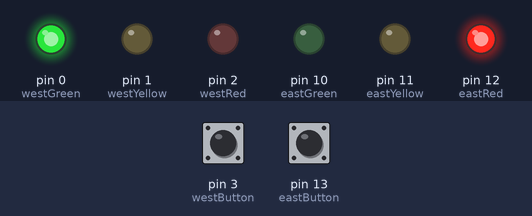
The sketch below on a simulated Arduino Uno, built with avr-gcc and run on an emulated ATmega328P. On the bench: output pins drawn as LEDs (lit = HIGH). Dashed ring = blinking. The inputs (shaded band) are chosen by the test bench; at power-on: pin 13 (eastButton) LOW, pin 3 (westButton) LOW.

Above: at 1.2 s.
1.3 s: pin 13 (eastButton) pulled HIGH for 0.15 s
At 3.6 s:
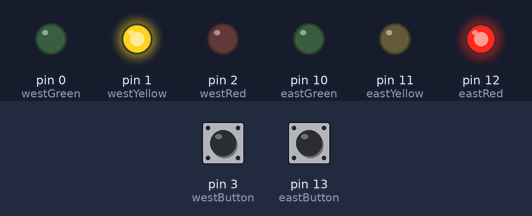
At 5.2 s:
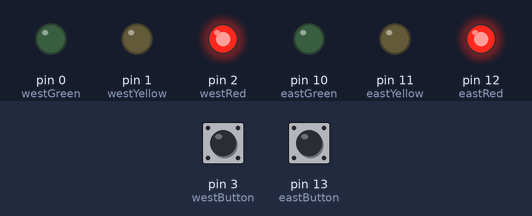
10.4 s: pin 3 (westButton) pulled HIGH for 1 s
At 17.1 s:
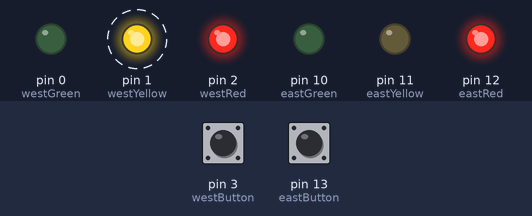
Timing chart, 0 to 22.8 s (numbered marks = the images above; inputs shaded):
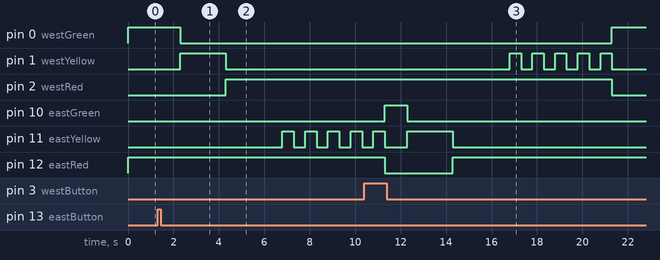

The sketch:

traficLights.ino
```cpp
#define westButton 3
#define eastButton 13
#define westRed 2
#define westYellow 1
#define westGreen 0
#define eastRed 12
#define eastYellow 11
#define eastGreen 10

#define yellowBlinkTime 500

boolean trafficWest = true;
int flowTime = 1000;
int changeDelay = 2000;

void setup() {
	pinMode(westButton, INPUT);
	pinMode(eastButton, INPUT);
	pinMode(westRed, OUTPUT);
	pinMode(westYellow, OUTPUT);
	pinMode(westGreen, OUTPUT);
	pinMode(eastRed, OUTPUT);
	pinMode(eastYellow, OUTPUT);
	pinMode(eastGreen, OUTPUT);

	digitalWrite(westRed, LOW);
	digitalWrite(westYellow, LOW);
	digitalWrite(westGreen, HIGH);

	digitalWrite(eastRed, HIGH);
	digitalWrite(eastYellow, LOW);
	digitalWrite(eastGreen, LOW);
}

void loop() {
	if (digitalRead(westButton) == HIGH) {

		if (trafficWest != true) {
			trafficWest = true;
			delay(flowTime);
			digitalWrite(eastGreen, LOW);
			digitalWrite(eastYellow, HIGH);
			delay(changeDelay);
			digitalWrite(eastYellow, LOW);
			digitalWrite(eastRed, HIGH);
			delay(changeDelay);

			for ( int a = 0; a < 5; a++) {
				digitalWrite(westYellow, LOW);
				delay(yellowBlinkTime);
				digitalWrite(westYellow, HIGH);
				delay(yellowBlinkTime);
			}
			digitalWrite(westYellow, LOW);
			digitalWrite(westRed, LOW);
			digitalWrite(westGreen, HIGH);
		}

	}

	if (digitalRead(eastButton) == HIGH) {
		if (trafficWest == true) {
			trafficWest = false;
			delay(flowTime);
			digitalWrite(westGreen, LOW);
			digitalWrite(westYellow, HIGH);
			delay(changeDelay);
			digitalWrite(westYellow, LOW);
			digitalWrite(westRed, HIGH);
			delay(changeDelay);

			for ( int a = 0; a < 5; a++) {
				digitalWrite(eastYellow, LOW);
				delay(yellowBlinkTime);
				digitalWrite(eastYellow, HIGH);
				delay(yellowBlinkTime);
			}
			digitalWrite(eastYellow, LOW);
			digitalWrite(eastRed, LOW);
			digitalWrite(eastGreen, HIGH);
		}

	}

	}
```

Measured:
- after the input at 1.3 s, pin 0 (westGreen): HIGH → LOW after 1.0 s; pin 1 (westYellow): LOW → HIGH after 1.0 s, → LOW 2.0 s later; pin 2 (westRed): LOW → HIGH after 3.0 s; pin 11 (eastYellow): alternates HIGH for 0.50 s and LOW for 0.50 s, starting after 5.5 s
- after the input at 10.4 s, pin 0 (westGreen): LOW → HIGH after 10.9 s; pin 1 (westYellow): alternates HIGH for 0.50 s and LOW for 0.50 s, 10 changes in all, then stays LOW, starting after 6.4 s; pin 2 (westRed): HIGH → LOW after 10.9 s
